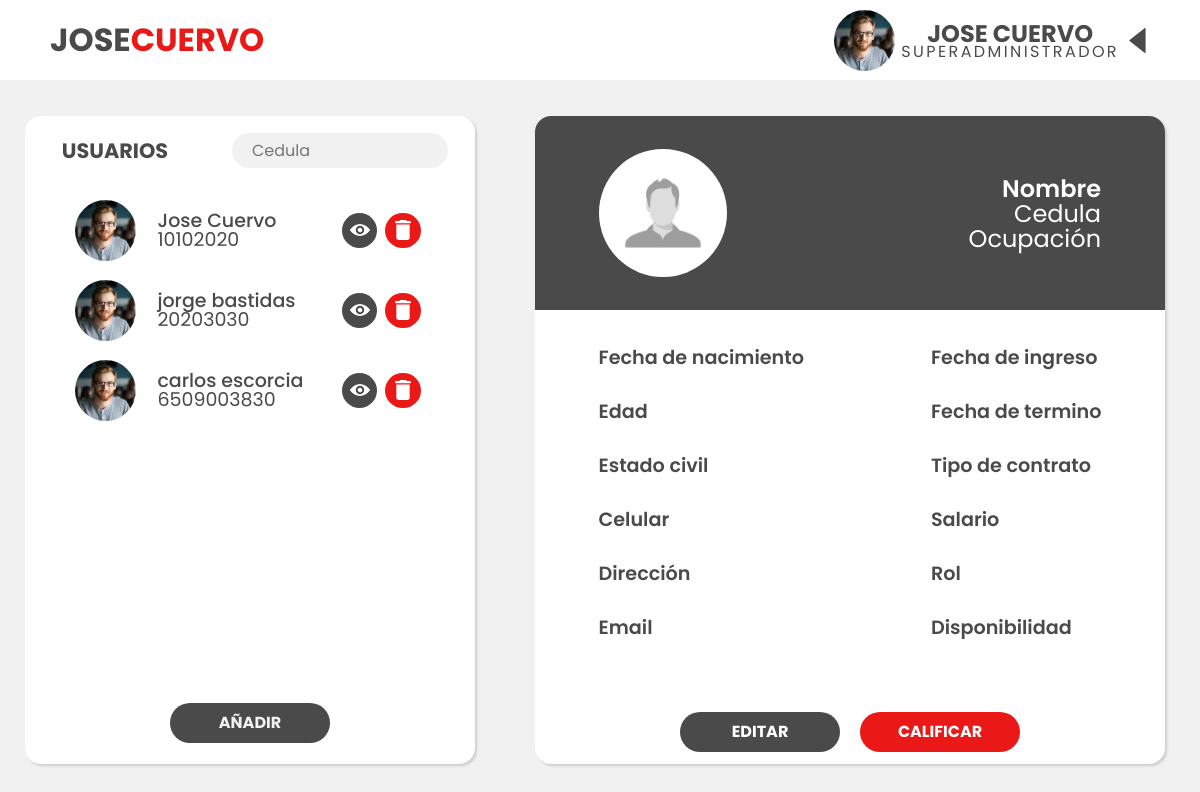
Page /dashboard (signed in) on the earlier database version.
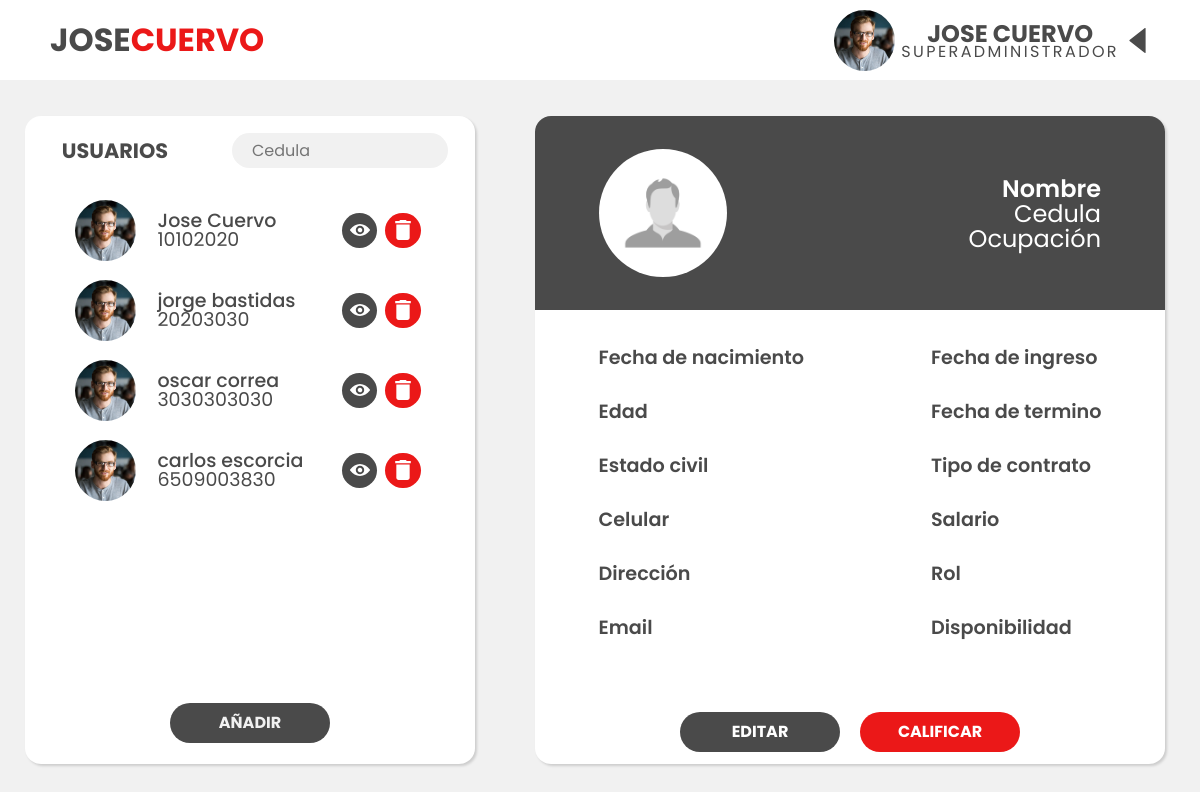
Same page on the later database version.
### tables this page shows
CREATE TABLE usuario (CC INTEGER NOT NULL, nombre VARCHAR, edad INTEGER, estado_civil VARCHAR, celular INTEGER, direccion VARCHAR, email VARCHAR, fecha_ingreso DATE, fecha_termino DATE, tipo_contrato VARCHAR, salario INTEGER, rol INTEGER, disponibilidad BOOLEAN, foto VARCHAR, contraseña VARCHAR, activo BOOLEAN, primera_vez BOOLEAN, registrador VARCHAR, apellido VARCHAR, fecha_nacimiento DATE, cargo VARCHAR, FOREIGN KEY (rol) REFERENCES rol (ID), PRIMARY KEY (CC));

### app.py (the view)
@app.route('/dashboard', methods=["GET","PUT"])
def dashboard():
    if "usuario" in session:
        rol = roles[session["rol"]]
        target = "USUARIOS"
        if session["rol"] == 2:
            target = "EMPLEADOS"
        if request.method == "GET":
            nombres = session["nombre"] + " " + session["apellido"]
            nombres = nombres.upper()
            try:
                with sqlite3.connect('joseCuervoDB.db') as con:
                    con.row_factory = sqlite3.Row
                    cur = con.cursor()
                    cur.execute("SELECT CC,nombre,foto,apellido FROM usuario")
                    row = cur.fetchall()
                    print(row)
            except Error  as er:
                print('SQLite error: %s' % (' '.join(er.args)))
            return render_template("dashboard.html",nombre=nombres, rol=rol,target=target, row = row,Unombre="Nombre",cedula="Cedula",ocupacion="Ocupación")
        if request.method == "PUT":
            return render_template("dashboard.html",nombre=session["nombre"], rol=rol)
    else:
        return redirect("/")

### templates/dashboard.html (shortened to what this page needs)
{% extends "layout.html" %}
{% block head %}
<link rel="stylesheet" href="{{ url_for('static', filename='styles/vistaAdmin.css') }}">
{% endblock %}
{% block content %}
<main>
    <div class="tabla-usuarios">
        <div class="tabla-usuarios-top">
            <label>{{ target }}</label>
            <div class="search">
                <input type="text" name="" onkeyup="buscar()" id="search-box" placeholder="Cedula">
            </div>
        </div>
        <ul id="tabla">
            {% for r in row %}
            <li>
                <div class="user">
                    <img src="{{ url_for('static', filename='imgs/img.jpg') }}" alt="" class="foto-perfil">
                    <div class="user__info">
                        <p id="Tnombre">{{r["nombre"]}} {{r["apellido"]}}</p>
                        <p>{{r["CC"]}}</p>
                    </div>
                    <div class="buttons">
                        <a class="view" href="{{url_for('buscar',cedula=r['CC'])}}">
                            <img src="{{ url_for('static', filename='imgs/eye.svg') }}" alt="">
                        </a>
                        <a class="delete">
                            <img src="{{ url_for('static', filename='imgs/delete.svg') }}" alt="">
                        </a>
                    </div>
                </div>
            </li>
            {% endfor %}
        </ul>
        <div class="tabla-usuario-boton">
            <a class="button" href="/registroSuper">AÑADIR</a>
        </div>
    </div>
    <div class="info-usuarios">
        <div class="top-info">
            <img src="{{ url_for('static', filename='imgs/dafault.png') }}" alt="">
            <div class="usuario-info-ocupacion">
                <p class="nombre">{{Unombre}}</p>
                <p class="cedula">{{cedula}}</p>
                <p class="ocupacion">{{ocupacion}}</p>
            </div>
        </div>
        <div class="formulario">
            <div class="izq">
                <div>
                    <p class="titulo">Fecha de nacimiento</p>
                    <p>{{nacimiento}}</p>
                </div>
                <div>
                    <p class="titulo">Edad</p>
                    <p>{{edad}}</p>
                </div>
                <div>
                    <p class="titulo">Estado civil</p>
                    <p>{{estado}}</p>
                </div>
                <div>
                    <p class="titulo">Celular</p>
                    <p>{{celular}}</p>
                </div>
                <div>
                    <p class="titulo">Dirección</p>
                    <p>{{direccion}}</p>
                </div>
                <div>
                    <p class="titulo">Email</p>
                    <p>{{email}}</p>
                </div>
            </div>
            <div class="der">
                <div>
                    <p class="titulo">Fecha de ingreso</p>
                    <p>{{ingreso}}</p>
                </div>
                <div>
                    <p class="titulo">Fecha de termino</p>
                    <p>{{termino}}</p>
                </div>
                <div>
                    <p class="titulo">Tipo de contrato</p>
                    <p>{{tipo}}</p>
                </div>
                <div>
                    <p class="titulo">Salario</p>
                    <p>{{salario}}</p>
                </div>
                <div>
                    <p class="titulo">Rol</p>
                    <p>{{Rol}}</p>
                </div>
                <div>
                    <p class="titulo">Disponibilidad</p>
                    <p>{{disponible}}</p>
                </div>
            </div>
        </div>
        <div class="info-usuarios-buttons">
            <a id="editar"  href="" class="button" >
                <p>EDITAR</p>
            </a>
            <a id="calificar" href="" class="button">
                <p>CALIFICAR</p>
            </a>
        </div>
    </div>
</main>
{% endblock %}

### templates/layout.html (shortened to what this page needs)
<!DOCTYPE html>
<html lang="en">
<head>
    <link rel="stylesheet" href="{{ url_for('static', filename='styles/normalize.css') }}">
    <link rel="stylesheet" href="{{ url_for('static', filename='styles/layout.css') }}">
    {% block head %}
    {% endblock %}
</head>
<body>
    <nav class="top">
        <div class="navegacion">
            <label id="logo">JOSE<span>CUERVO</span></label>
            <div class="menu">
                <div class="cuenta">
                    <img src="{{ url_for('static', filename='imgs/img.jpg') }}" alt="foto" id="perfil">
                    <div>
                        <label id="nombre">{{nombre}}</label>
                        <label id="rol">{{rol}}</label>
                    </div>
                    <img src="{{ url_for('static', filename='imgs/downtriangle.svg') }}" alt="icono" id="iconT">
                </div>
            </div>
        </div>
    </nav>
    {% block content %}
    {% endblock %}
</body>
</html>

### static/styles/layout.css (style rules this page uses)
body { background-color: var(--background-color); }
.top { height: 80px; width: 100%; background-color: var(--white); }
.navegacion { display: flex; justify-content: space-between; padding: 0 50px; align-items: center; height: 100%; }
#logo { font-size: 2rem; font-weight: 700; }
#logo span { font-size: 2rem; font-weight: 700; color: var(--main-color); }
.cuenta { display: flex; height: 100%; align-items: center; }
.cuenta div { display: flex; flex-direction: column; justify-content: center; height: 100%; }
#iconT { height: 25px; width: 25px; transform: rotate(90deg); transition: .4s; margin-left: 6px; }
#perfil { height: 61px; width: 61px; border-radius: 50%; object-fit: cover; margin-right: 6px; }
#nombre { font-size: 1.5rem; font-weight: 700; text-align: center; }
#rol { font-size: 1rem; text-align: center; margin-top:-0.7rem; letter-spacing: 0.15rem; }
.menu { position: relative; height: 100%; }

### static/styles/vistaAdmin.css (style rules this page uses)
main { width: 100vw; min-height: calc(100vh - 80px); display: grid; grid-template-columns: minmax(500px, 2fr) minmax(700px, 3fr); align-items: center; }
.tabla-usuarios, .info-usuarios { background-color: white; border-radius: 1rem; width: 90%; margin: auto; height: 90%; box-shadow: rgba(0, 0, 0, 0.15) 1.95px 1.95px 2.6px; }
.tabla-usuarios { display: flex; flex-direction: column; align-items: center; }
.tabla-usuarios-top { width: 100%; display: flex; align-items: center; height: 70px; }
.tabla-usuarios-top label { font-size: 1.3rem; font-weight: 700; text-align: center; width: 40%; }
.search { display: flex; justify-content: center; width: 60%; }
.search input[type=text] { border: 0; background-color: var(--background-color); border-radius: 1.25rem; width: 80%; height: 2.2rem; padding: 0.75rem 1.25rem; }
ul { list-style-type: none; width: 97%; height: 80%; display: flex; flex-direction: column; align-items: center; overflow-y: scroll; }
li { width: 80%; height: 4.2rem; margin-top: 0.8rem; }
.view, .delete { display: flex; width: 2.2rem; height: 2.2rem; border: 0; margin: 0 4px; border-radius: 50%; justify-content: center; align-items: center; }
.view { background-color: var(--secondary-color); }
.delete { background-color: var(--main-color); }
.delete img, .view img { object-fit: cover; height: 20px; width: 20px; }
.foto-perfil { height: 61px; width: 61px; border-radius: 50%; object-fit: cover; margin-right: 6px; }
.user { width: 100%; height: 98%; display: flex; align-items: center; justify-content: space-evenly; }
.user__info { display: flex; justify-content: center; flex-direction: column; width: 70%; height: 98%; font-size: 0.85em; }
.user__info p { font-size: 1.4em; font-weight: 500; padding-left: 15px; }
.user__info p + p { font-size: 1.4em; font-weight: 400; margin-top: -10px; }
.buttons { max-width: 100px; display: flex; }
.tabla-usuario-boton { display: flex; width: 100%; height: calc(20% - 70px); justify-content: center; align-items: center; margin-bottom: 12px; }
.info-usuarios-buttons p { color: white; }
.button { border: 0; border-radius: 25px; height: 2.5rem; width: 10rem; color: var(--background-color); background-color: var(--secondary-color); font-weight: bold; align-items: center; }
.top-info { display: flex; background: var(--secondary-color); border-radius: 1rem 1rem 0 0; width: 100%; height: 30%; align-items: center; justify-content: space-between; padding: 0 4rem; }
.top-info img { background: white; height: 8rem; width: 8rem; border-radius: 50%; object-fit: cover; }
.top-info p { text-align: right; color: white; }
.nombre { font-size: 1.5rem; font-weight: 600; }
.cedula { font-size: 1.5rem; margin-top: -10px; }
.ocupacion { font-size: 1.5rem; font-weight: 400; margin-top: -10px; }
.titulo { color: var(--secondary-color); font-weight: 600; font-size: 1.2rem; }
.izq p,.der p { height: 2rem; }
.izq p + p,.der p + p { margin-top: -10px; }
.formulario { height: 60%; display: flex; justify-content: space-around; align-items: center; }
.info-usuarios-buttons { height: 10%; display: flex; justify-content: center; align-items: center; }
#calificar { background: var(--main-color); margin-left: 20px; }
a { display: flex; align-items: center; justify-content: center; text-decoration: none; }

Differences in the rows shown:
added usuario: nombre "oscar", apellido "correa", CC "3030303030"
